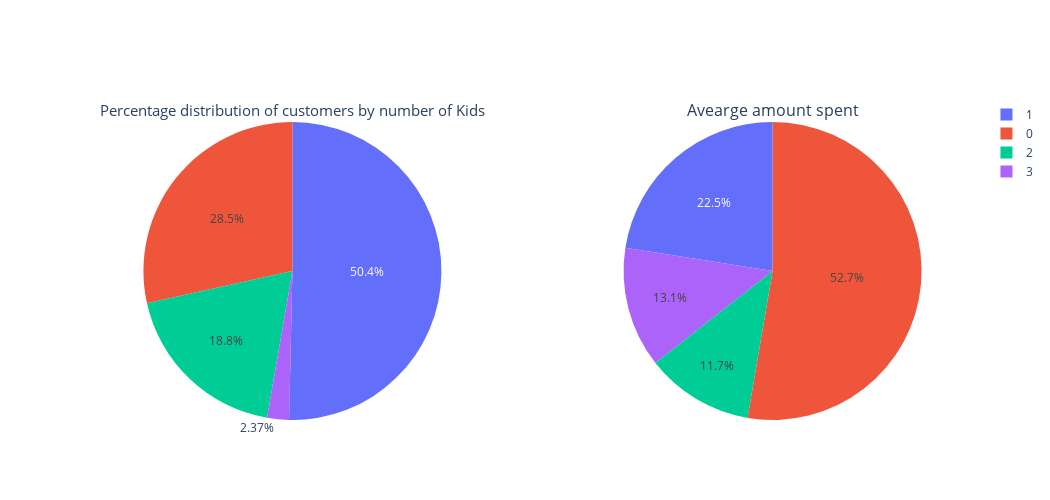

The notebook cell saved with this chart:
### Code cell
# Create subplots
fig = make_subplots(rows=1, cols=2, specs=[[{'type': 'domain'}, {'type': 'domain'}]])

# Pie chart for total number of customers
fig.add_trace(go.Pie(labels=child_count.index, values=child_count['size'], name="Total Customers",
                     title = 'Percentage distribution of customers by number of Kids', titlefont=dict(size=16)), row=1, col=1)

# Pie chart for average amount spent of customers
fig.add_trace(go.Pie(labels=child_count.index, values=child_count['mean'], name="Average Spend",
                     title = 'Avearge amount spent', titlefont=dict(size=16)), row=1, col=2)
fig.update_layout(width = 1050, height = 500)
fig.show()

### Figure 1 — Plotly figure (JSON) as saved in the notebook; plotly's stock layout.template omitted (floating-point values rounded to 4 significant figures)
{"data": [{"domain": {"x": [0, 0.45], "y": [0, 1]}, "labels": [0, 1, 2, 3], "name": "Total Customers", "title": {"font": {"size": 16}, "text": "Percentage distribution of customers by number of Kids"}, "type": "pie", "values": [638, 1128, 421, 53]}, {"domain": {"x": [0.55, 1], "y": [0, 1]}, "labels": [0, 1, 2, 3], "name": "Average Spend", "title": {"font": {"size": 16}, "text": "Avearge amount spent"}, "type": "pie", "values": [1106.0, 472.7, 245.9, 274.6]}], "layout": {"height": 500, "width": 1050}}
